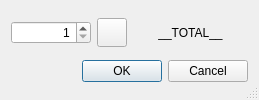
<?xml version="1.0" encoding="UTF-8"?>
<ui version="4.0">
 <class>Dialog</class>
 <widget class="QDialog" name="Dialog">
  <property name="windowModality">
   <enum>Qt::ApplicationModal</enum>
  </property>
  <property name="geometry">
   <rect>
    <x>0</x>
    <y>0</y>
    <width>259</width>
    <height>100</height>
   </rect>
  </property>
  <property name="windowTitle">
   <string>Transaction</string>
  </property>
  <property name="sizeGripEnabled">
   <bool>true</bool>
  </property>
  <property name="modal">
   <bool>true</bool>
  </property>
  <layout class="QGridLayout" name="gridLayout">
   <item row="0" column="0">
    <layout class="QHBoxLayout" name="horizontalLayout">
     <item>
      <widget class="QSpinBox" name="amount_spinbox">
       <property name="toolTip">
        <string>Amount</string>
       </property>
       <property name="alignment">
        <set>Qt::AlignRight|Qt::AlignTrailing|Qt::AlignVCenter</set>
       </property>
       <property name="accelerated">
        <bool>true</bool>
       </property>
       <property name="minimum">
        <number>1</number>
       </property>
       <property name="maximum">
        <number>1000</number>
       </property>
       <property name="value">
        <number>1</number>
       </property>
      </widget>
     </item>
     <item>
      <widget class="QPushButton" name="max_button">
       <property name="maximumSize">
        <size>
         <width>30</width>
         <height>29</height>
        </size>
       </property>
       <property name="toolTip">
        <string>Max possible</string>
       </property>
       <property name="text">
        <string/>
       </property>
       <property name="icon">
        <iconset resource="../dopewars.qrc">
         <normaloff>:/glyph/icons/glyphicons-433-plus.png</normaloff>:/glyph/icons/glyphicons-433-plus.png</iconset>
       </property>
      </widget>
     </item>
    </layout>
   </item>
   <item row="0" column="1">
    <widget class="QLabel" name="total_label">
     <property name="toolTip">
      <string>Total price</string>
     </property>
     <property name="text">
      <string>__TOTAL__</string>
     </property>
     <property name="alignment">
      <set>Qt::AlignCenter</set>
     </property>
    </widget>
   </item>
   <item row="1" column="0" colspan="2">
    <widget class="QDialogButtonBox" name="buttonBox">
     <property name="orientation">
      <enum>Qt::Horizontal</enum>
     </property>
     <property name="standardButtons">
      <set>QDialogButtonBox::Cancel|QDialogButtonBox::Ok</set>
     </property>
    </widget>
   </item>
  </layout>
 </widget>
 <resources>
  <include location="../dopewars.qrc"/>
 </resources>
 <connections>
  <connection>
   <sender>buttonBox</sender>
   <signal>accepted()</signal>
   <receiver>Dialog</receiver>
   <slot>accept()</slot>
   <hints>
    <hint type="sourcelabel">
     <x>248</x>
     <y>254</y>
    </hint>
    <hint type="destinationlabel">
     <x>157</x>
     <y>274</y>
    </hint>
   </hints>
  </connection>
  <connection>
   <sender>buttonBox</sender>
   <signal>rejected()</signal>
   <receiver>Dialog</receiver>
   <slot>reject()</slot>
   <hints>
    <hint type="sourcelabel">
     <x>316</x>
     <y>260</y>
    </hint>
    <hint type="destinationlabel">
     <x>286</x>
     <y>274</y>
    </hint>
   </hints>
  </connection>
 </connections>
</ui>
